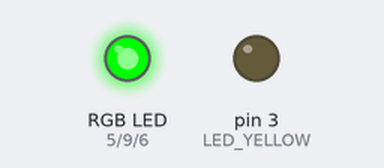
The sketch below on a simulated Arduino Mega 2560, built with avr-gcc and run on an emulated ATmega2560. Shown: an RGB LED mixed from three pins (HIGH = lit), output pins drawn as LEDs (lit = HIGH). Random numbers use the default seed unless the sketch sets one. At 1.0 s the program stops and its outputs stay as they are.

Above: at 0.1 s.
At 0.6 s:
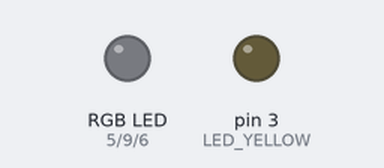
Timing chart, 0 to 2.1 s (numbered marks = the images above):
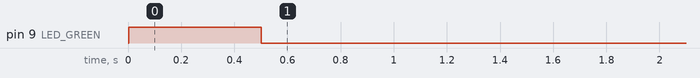

Measured:
- by itself, pin 9 (LED_GREEN): LOW → HIGH at 0.00 s, → LOW 0.50 s later

The sketch:

test_simon.ino
```cpp
// Initialisation des pins des LEDs
const int LED_GREEN = 9;
const int LED_YELLOW = 3;
const int LED_BLUE = 6;
const int LED_RED = 5;

// Initialisation des pins des boutons
const int BUTTON_GREEN = 0;
const int BUTTON_YELLOW = 0;
const int BUTTON_BLUE = 0;
const int BUTTON_RED = 0;

// Variables globales
String s = "";
int lives = 3, i = 0;
bool game = true;

// Fonction pour afficher les premières i lettres de la séquence avec les LEDs
void displaySequence(String s, int i) {
  for (int j = 0; j < i; j++) {
    int led = getLedFromNumber(s[j]); // Obtenir la LED à allumer
    digitalWrite(led, HIGH);
    delay(500); // Garde la LED allumée pendant 500 ms
    digitalWrite(led, LOW);
    delay(500); // Délai entre chaque LED
  }
}

// Retourne la pin LED correspondant à un numéro
int getLedFromNumber(char number) {
  switch (number) {
    case '0': return LED_GREEN;
    case '1': return LED_YELLOW;
    case '2': return LED_BLUE;
    case '3': return LED_RED;
    default: return -1; // Ne devrait jamais arriver
  }
}

// Vérifie si un bouton est pressé et retourne son numéro
int readButton() {
  if (digitalRead(LED_GREEN) == HIGH) return 0;
  if (digitalRead(LED_YELLOW) == HIGH) return 1;
  if (digitalRead(LED_BLUE) == HIGH) return 2;
  if (digitalRead(LED_RED) == HIGH) return 3;
  return -1; // Aucun bouton pressé
}

// Fait clignoter toutes les LEDs en cas d'erreur
void blinkAllLeds() {
  for (int k = 0; k < 5; k++) { // Clignote 5 fois
    digitalWrite(LED_GREEN, HIGH);
    digitalWrite(LED_YELLOW, HIGH);
    digitalWrite(LED_BLUE, HIGH);
    digitalWrite(LED_RED, HIGH);
    delay(200);
    digitalWrite(LED_GREEN, LOW);
    digitalWrite(LED_YELLOW, LOW);
    digitalWrite(LED_BLUE, LOW);
    digitalWrite(LED_RED, LOW);
    delay(200);
  }
}

void setup() {
  // Configurer les LEDs comme sorties
  pinMode(LED_GREEN, OUTPUT);
  pinMode(LED_YELLOW, OUTPUT);
  pinMode(LED_BLUE, OUTPUT);
  pinMode(LED_RED, OUTPUT);

  // Configurer les boutons comme entrées avec pull-up internes
  pinMode(BUTTON_GREEN, INPUT_PULLUP);
  pinMode(BUTTON_YELLOW, INPUT_PULLUP);
  pinMode(BUTTON_BLUE, INPUT_PULLUP);
  pinMode(BUTTON_RED, INPUT_PULLUP);

  // Génération de la séquence aléatoire
  randomSeed(analogRead(A0));
  for (int i = 0; i < 10; i++) {
    s += String(random(0, 4)); // Génère un chiffre entre 0 et 3
  }
}

void loop() {
  if (i < 10 && lives > 0) {
    displaySequence(s, i); // Affiche la séquence avec les LEDs
    int j = 0;
    game = true;

    while (game && j < i) {
      int buttonPressed = -1;

      // Attente qu'un bouton soit pressé
      while (buttonPressed == -1) {
        buttonPressed = readButton();
      }

      if (buttonPressed == s[j] - '0') { // Vérifie si le bouton correspond
        j++;
      }
      else {
        blinkAllLeds(); // Erreur : clignotement de toutes les LEDs
        lives--;
        game = false; // Met fin à la séquence actuelle
      }

      // Petite pause pour éviter les doubles détections de boutons
      delay(300);
    }

    if (game) {
      i++; // Incrémenter uniquement si la séquence a été correctement complétée
    }
  } else {
    // Fin du jeu
    while (true) {
      ; // Boucle infinie pour terminer
    }
  }
}
```

capacitor.cpp
```cpp
#include <FastLED.h>

#define LED_PIN 7
#define BUTTON_PIN 2 // Changed button pin to 2
#define NUM_LEDS 36  // 3 rangées de 12 LEDs en série

CRGB leds[NUM_LEDS];  // Tableau de LEDs
bool timeToPress = false;
unsigned long pressStartTime = 0;
const unsigned long PRESS_DURATION = 5000; // 5 seconds
bool gameActive = true;

void setup() {
  randomSeed(analogRead(0));
  pinMode(BUTTON_PIN, INPUT_PULLUP); // Use internal pull-up resistor
  FastLED.addLeds<WS2812B, LED_PIN, GRB>(leds, NUM_LEDS);
  FastLED.setBrightness(50);
  fill_solid(leds, NUM_LEDS, CRGB::Black);
  FastLED.show();
  gameActive = true;
}

// Blinking effect
void blinks(CRGB color, int numBlinks, int delayMs) {
  for (int j = 0; j < numBlinks; j++) {
    fill_solid(leds, NUM_LEDS, CRGB::Black);
    FastLED.show();
    delay(delayMs);
    fill_solid(leds, NUM_LEDS, color);
    FastLED.show();
    delay(delayMs);
  }
  fill_solid(leds, NUM_LEDS, CRGB::Black);
  FastLED.show();
}

// Function to check for button press and stop
void checkButtonAndStop() {
  if (timeToPress && gameActive) {
    // Moment to press: all LEDs turn solid red
    fill_solid(leds, NUM_LEDS, CRGB::Red);
    FastLED.show();
    if (digitalRead(BUTTON_PIN) == LOW) { // Button pressed during the 5 seconds
      blinks(CRGB::Green, 5, 200); // Indicate success with green blinks
      timeToPress = false;
      gameActive = true;
      fill_solid(leds, NUM_LEDS, CRGB::Black);
      FastLED.show();
      return; // Exit the function immediately after successful press
    } else if (millis() - pressStartTime >= PRESS_DURATION) {
      blinks(CRGB::Red, 5, 400); // Indicate failure with red blinks
      gameActive = false;
      fill_solid(leds, NUM_LEDS, CRGB::Red);
      FastLED.show();
    }
  } else if (gameActive) {
    // Check for premature button press
    if (digitalRead(BUTTON_PIN) == LOW) {
      blinks(CRGB::Red, 5, 400); // Indicate penalty with red blinks
      gameActive = false;
      fill_solid(leds, NUM_LEDS, CRGB::Red);
      FastLED.show();
    }
  }
}

void loop() {
  if (gameActive) {
    long timer = random(60000, 300000); // Timer between 1 and 5 minutes
    unsigned long start = millis();

    while (millis() - start < timer && gameActive && !timeToPress) {
      float elapsed = millis() - start;
      float progress = elapsed / (float)timer;

      // Dégradé du vert au rouge
      for (int i = 0; i < 12; i++) {
        if (progress >= (i + 1) / 12.0) {
          uint8_t hue = map(i, 0, 11, 96, 0); // 96=Vert -> 32=Jaune -> 0=Rouge
          CRGB color = CHSV(hue, 255, 255);
          leds[i] = leds[i + 12] = leds[i + 24] = color;
        }
      }

      FastLED.show();
      delay(50); // Small delay for smoother animation

      checkButtonAndStop(); // Check for premature presses during the countdown
      if (!gameActive) break;
    }

    if (gameActive && !timeToPress) {
      fill_solid(leds, NUM_LEDS, CRGB::Red); // All LEDs turn solid red
      FastLED.show();
      timeToPress = true;
      pressStartTime = millis();
    }

    checkButtonAndStop(); // Check for button press during the 5-second window

    if (!gameActive) {
      fill_solid(leds, NUM_LEDS, CRGB::Black); // Turn off LEDs on game over
      FastLED.show();
      while (true) {
        delay(1000); // Stay in game over state
      }
    }

    delay(10); // Small delay to prevent busy-waiting
  } else {
    // Game Over state
    while (true) {
      delay(1000);
    }
  }
}
```

main.cpp
```cpp
#include <Arduino.h>
#include <Keypad.h>
#include <TM1637Display.h>

const byte ROWS = 4; // four rows
const byte COLS = 4; // four columns
// define the symbols on the buttons of the keypads
char hexaKeys[ROWS][COLS] = {
  {'1','2','3','F'},
  {'4','5','6','E'},
  {'7','8','9','D'},
  {'A','0','B','C'}
};
byte rowPins[ROWS] = {29, 27, 25, 23}; // connect to the row pinouts of the keypad
byte colPins[COLS] = {37, 35, 33, 31}; // connect to the column pinouts of the keypad

// initialize an instance of class NewKeypad
Keypad customKeypad = Keypad(makeKeymap(hexaKeys), rowPins, colPins, ROWS, COLS);
TM1637Display display(2, 3);

String inputString = ""; // Variable to store the input string

void displayString(String str);

void setup() {
  Serial.begin(9600);
  display.setBrightness(0x0f); // Set the brightness of the display
  displayString(inputString); // Display default dashes
}

void loop() {
  char customKey = customKeypad.getKey();

  if (customKey) {
    Serial.println(customKey);
    if (customKey >= '0' && customKey <= '9') { // Only consider numeric input
      if (inputString.length() < 4) { // Ensure the input string does not exceed 4 characters
        inputString += customKey;
      } else {
        inputString = customKey; // Reset the input string if it exceeds 4 characters
      }
    } else if (customKey == 'C') { // Handle the 'C' key to delete the last character
      if (inputString.length() > 0) {
        inputString.remove(inputString.length() - 1);
      }
    }
    displayString(inputString);
  }
}

void displayString(String str) {
  if (str.length() > 4) {
    str = ""; // Reset the string if it exceeds 4 characters
  }
  for (int i = 0; i < 4; i++) {
    if (i < str.length()) {
      display.showNumberDecEx(str.charAt(i) - '0', 0, true, 1, i); // Display each digit
    } else {
      display.setSegments(0x40, 1, i); // Display dash if the string is shorter than 4 characters
    }
  }
}
```
